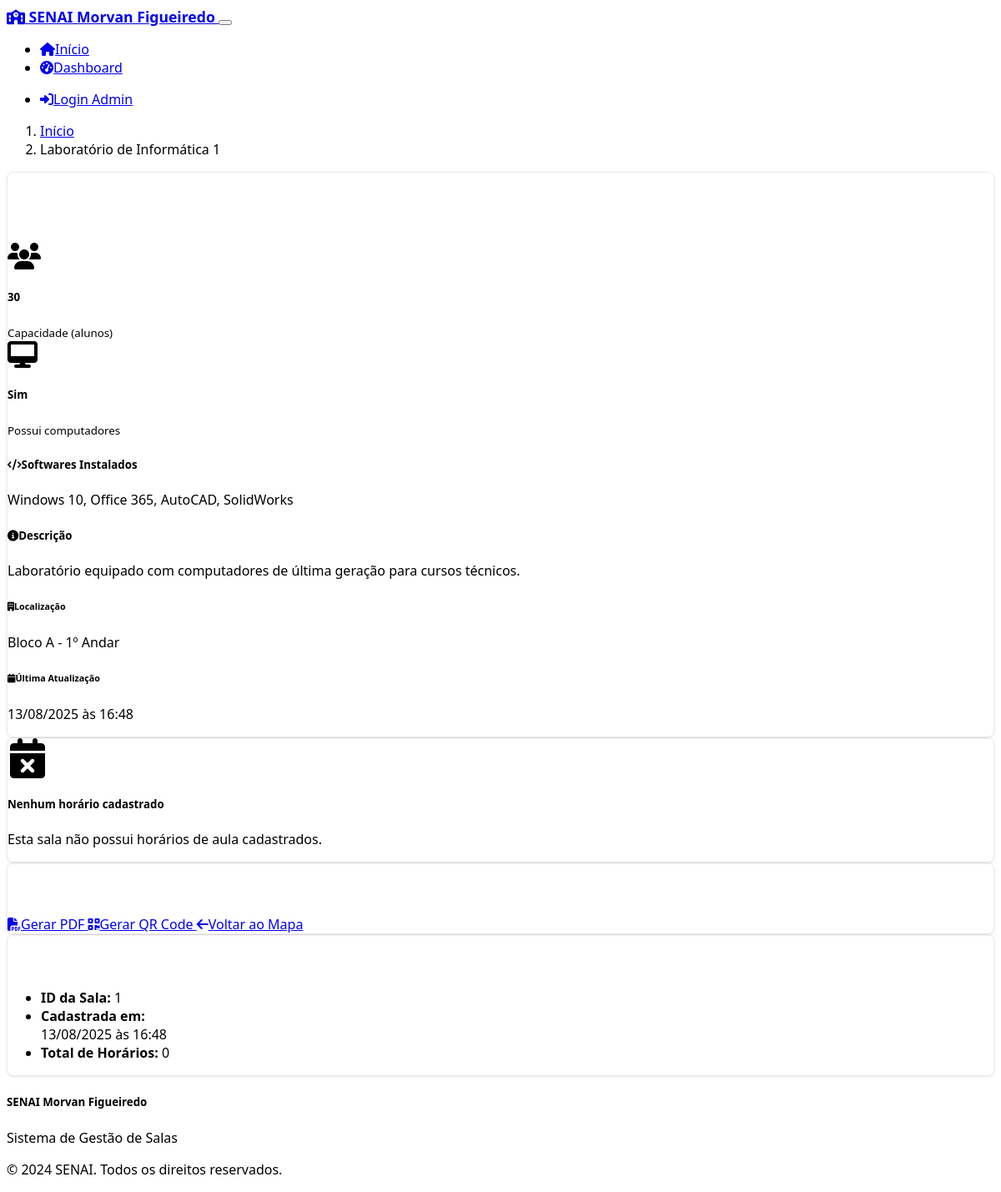
/classroom/1, run on an earlier commit of the app's database.
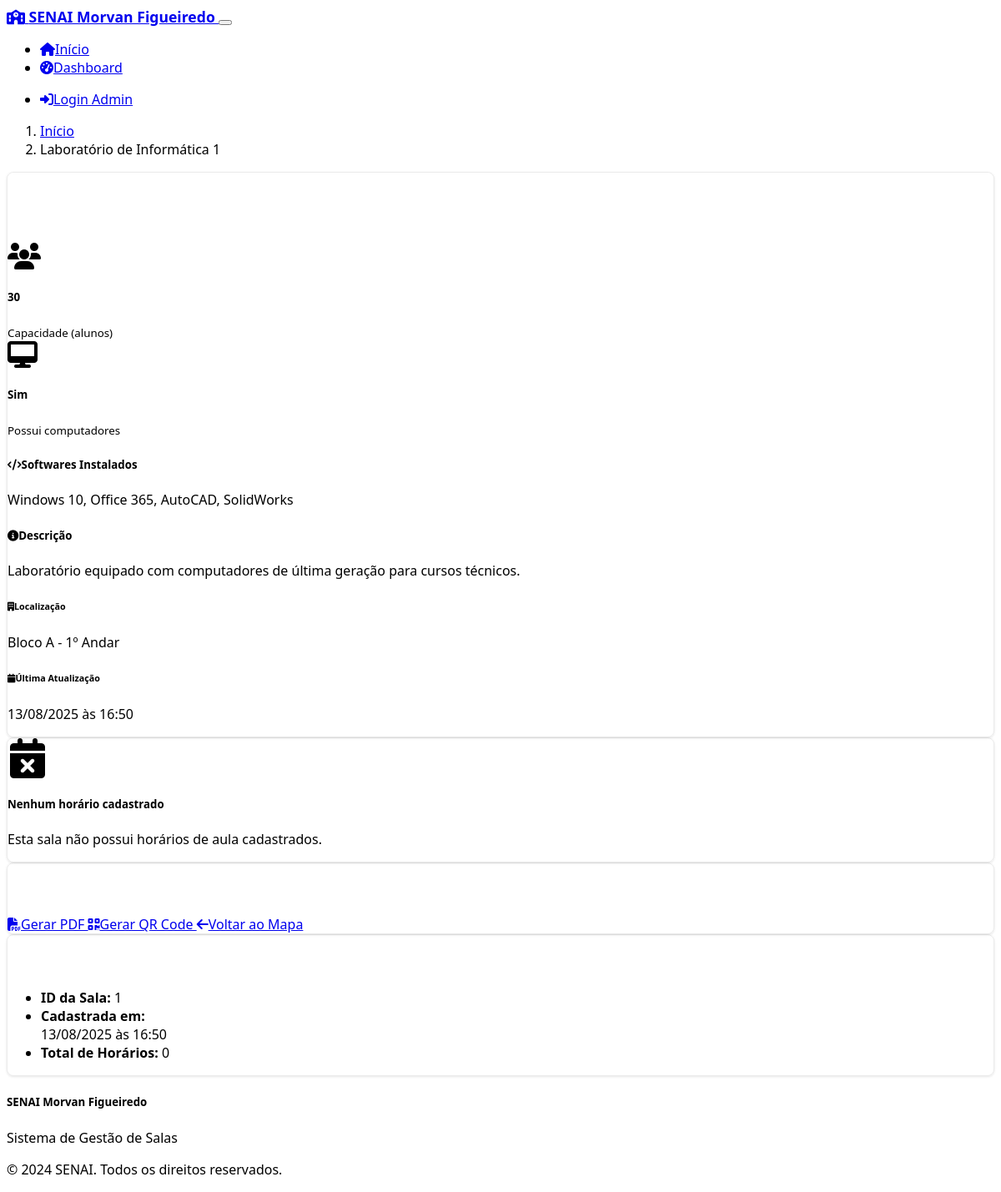
And on a later commit of the database.
### models.py (models this page shows, shortened)
class Classroom(db.Model):
    id = db.Column(db.Integer, primary_key=True)
    name = db.Column(db.String(100), nullable=False)
    capacity = db.Column(db.Integer, nullable=False)
    has_computers = db.Column(db.Boolean, default=False)
    software = db.Column(db.Text, default='')
    description = db.Column(db.Text, default='')
    floor = db.Column(db.Integer, nullable=False)
    block = db.Column(db.String(10), nullable=False)
    image_url = db.Column(db.String(255), default='')
    created_at = db.Column(db.DateTime, default=datetime.utcnow)
    updated_at = db.Column(db.DateTime, default=datetime.utcnow, onupdate=datetime.utcnow)
    schedules = db.relationship('Schedule', backref='classroom', lazy=True, cascade='all, delete-orphan')

### routes.py (the view)
@app.route('/classroom/<int:classroom_id>')
def classroom_detail(classroom_id):
    classroom = Classroom.query.get_or_404(classroom_id)
    schedules = Schedule.query.filter_by(classroom_id=classroom_id, is_active=True).all()
    return render_template('classroom.html', classroom=classroom, schedules=schedules)

### templates/classroom.html (shortened to what this page needs)
{% extends "base.html" %}
{% block content %}
<div class="container">
    <div class="row">
        <div class="col-12">
            <nav aria-label="breadcrumb">
                <ol class="breadcrumb">
                    <li class="breadcrumb-item"><a href="{{ url_for('index') }}">Início</a></li>
                    <li class="breadcrumb-item active">{{ classroom.name }}</li>
                </ol>
            </nav>
        </div>
    </div>
    <div class="row">
        <div class="col-lg-8">
            <div class="card">
                <div class="card-header d-flex justify-content-between align-items-center">
                    <h3 class="mb-0"><i class="fas fa-door-open me-2 text-primary"></i>{{ classroom.name }}</h3>
                    <span class="badge bg-primary fs-6">{{ classroom.block }}{{ classroom.floor }}</span>
                </div>
                <div class="card-body">
                    <div class="row mb-4">
                        <div class="col-md-6">
                            <div class="d-flex align-items-center mb-3">
                                <i class="fas fa-users fa-2x text-info me-3"></i>
                                <div>
                                    <h5 class="mb-0">{{ classroom.capacity }}</h5>
                                    <small class="text-muted">Capacidade (alunos)</small>
                                </div>
                            </div>
                        </div>
                        <div class="col-md-6">
                            <div class="d-flex align-items-center mb-3">
                                {% if classroom.has_computers %}
                                    <i class="fas fa-desktop fa-2x text-success me-3"></i>
                                    <div>
                                        <h5 class="mb-0 text-success">Sim</h5>
                                        <small class="text-muted">Possui computadores</small>
                                    </div>
                                {% else %}
                                    <i class="fas fa-times fa-2x text-danger me-3"></i>
                                    <div>
                                        <h5 class="mb-0 text-danger">Não</h5>
                                        <small class="text-muted">Possui computadores</small>
                                    </div>
                                {% endif %}
                            </div>
                        </div>
                    </div>
                    {% if classroom.software %}
                    <div class="mb-4">
                        <h5><i class="fas fa-code me-2"></i>Softwares Instalados</h5>
                        <div class="bg-light p-3 rounded">
                            {{ classroom.software }}
                        </div>
                    </div>
                    {% endif %}
                    {% if classroom.description %}
                    <div class="mb-4">
                        <h5><i class="fas fa-info-circle me-2"></i>Descrição</h5>
                        <div class="bg-light p-3 rounded">
                            {{ classroom.description }}
                        </div>
                    </div>
                    {% endif %}
                    <div class="row">
                        <div class="col-md-6">
                            <h6><i class="fas fa-building me-2"></i>Localização</h6>
                            <p>Bloco {{ classroom.block }} - {{ classroom.floor }}º Andar</p>
                        </div>
                        <div class="col-md-6">
                            <h6><i class="fas fa-calendar me-2"></i>Última Atualização</h6>
                            <p>{{ classroom.updated_at.strftime('%d/%m/%Y às %H:%M') if classroom.updated_at else 'Não informado' }}</p>
                        </div>
                    </div>
                </div>
            </div>
            {% if schedules %}
            <div class="card mt-4">
                <div class="card-header">
                    <h5 class="mb-0"><i class="fas fa-calendar-alt me-2"></i>Horários de Aula</h5>
                </div>
                <div class="card-body">
                    <div class="table-responsive">
                        <table class="table table-striped">
                            <thead>
                                <tr>
                                    <th>Dia</th>
                                    <th>Turno</th>
                                    <th>Horário</th>
                                    <th>Curso</th>
                                    <th>Instrutor</th>
                                </tr>
                            </thead>
                            <tbody>
                                {% for schedule in schedules %}
                                <tr>
                                    <td>{{ schedule.to_dict()['day_name'] }}</td>
                                    <td>
                                        <span class="badge bg-secondary">
                                            {% if schedule.shift == 'morning' %}Manhã
                                            {% elif schedule.shift == 'afternoon' %}Tarde
                                            {% elif schedule.shift == 'fullday' %}Integral
                                            {% elif schedule.shift == 'night' %}Noite
                                            {% endif %}
                                        </span>
                                    </td>
                                    <td>{{ schedule.start_time }} - {{ schedule.end_time }}</td>
                                    <td>{{ schedule.course_name }}</td>
                                    <td>{{ schedule.instructor or 'Não informado' }}</td>
                                </tr>
                                {% endfor %}
                            </tbody>
                        </table>
                    </div>
                </div>
            </div>
            {% else %}
            <div class="card mt-4">
                <div class="card-body text-center">
                    <i class="fas fa-calendar-times fa-3x text-muted mb-3"></i>
                    <h5>Nenhum horário cadastrado</h5>
                    <p class="text-muted">Esta sala não possui horários de aula cadastrados.</p>
                </div>
            </div>
            {% endif %}
        </div>
        <div class="col-lg-4">
            <div class="card">
                <div class="card-header">
                    <h5 class="mb-0"><i class="fas fa-cogs me-2"></i>Ações</h5>
                </div>
                <div class="card-body">
                    <div class="d-grid gap-2">
                        <a href="{{ url_for('generate_pdf', classroom_id=classroom.id) }}" class="btn btn-outline-primary">
                            <i class="fas fa-file-pdf me-2"></i>Gerar PDF
                        </a>
                        <a href="{{ url_for('generate_qr', classroom_id=classroom.id) }}" class="btn btn-outline-secondary">
                            <i class="fas fa-qrcode me-2"></i>Gerar QR Code
                        </a>
                        <a href="{{ url_for('index') }}" class="btn btn-outline-dark">
                            <i class="fas fa-arrow-left me-2"></i>Voltar ao Mapa
                        </a>
                    </div>
                </div>
            </div>
            <div class="card mt-3">
                <div class="card-header">
                    <h6 class="mb-0"><i class="fas fa-info-circle me-2"></i>Informações Rápidas</h6>
                </div>
                <div class="card-body">
                    <ul class="list-unstyled mb-0">
                        <li class="mb-2">
                            <strong>ID da Sala:</strong> {{ classroom.id }}
                        </li>
                        <li class="mb-2">
                            <strong>Cadastrada em:</strong><br>
                            {{ classroom.created_at.strftime('%d/%m/%Y às %H:%M') if classroom.created_at else 'Não informado' }}
                        </li>
                        <li class="mb-2">
                            <strong>Total de Horários:</strong> {{ schedules|length }}
                        </li>
                    </ul>
                </div>
            </div>
        </div>
    </div>
</div>
{% endblock %}

### templates/base.html (shortened to what this page needs)
<!DOCTYPE html>
<html lang="pt-BR" data-bs-theme="dark">
<head>
    <link href="https://cdn.replit.com/agent/bootstrap-agent-dark-theme.min.css" rel="stylesheet">
    <link href="https://cdnjs.cloudflare.com/ajax/libs/font-awesome/6.4.0/css/all.min.css" rel="stylesheet">
    <link href="{{ url_for('static', filename='css/custom.css') }}" rel="stylesheet">
</head>
<body>
    <nav class="navbar navbar-expand-lg navbar-dark bg-primary">
        <div class="container">
            <a class="navbar-brand" href="{{ url_for('index') }}">
                <i class="fas fa-school me-2"></i>
                SENAI Morvan Figueiredo
            </a>
            <button class="navbar-toggler" type="button" data-bs-toggle="collapse" data-bs-target="#navbarNav">
            </button>
            <div class="collapse navbar-collapse" id="navbarNav">
                <ul class="navbar-nav me-auto">
                    <li class="nav-item">
                        <a class="nav-link" href="{{ url_for('index') }}">
                            <i class="fas fa-home me-1"></i>Início
                        </a>
                    </li>
                    <li class="nav-item">
                        <a class="nav-link" href="{{ url_for('dashboard') }}">
                            <i class="fas fa-tachometer-alt me-1"></i>Dashboard
                        </a>
                    </li>
                </ul>
                <ul class="navbar-nav">
                    {% if session.admin_authenticated %}
                    <li class="nav-item dropdown">
                        <a class="nav-link dropdown-toggle" href="#" role="button" data-bs-toggle="dropdown">
                            <i class="fas fa-download me-1"></i>Relatórios
                        </a>
                        <ul class="dropdown-menu">
                            <li><a class="dropdown-item" href="{{ url_for('generate_general_report_route') }}">
                                <i class="fas fa-file-pdf me-2"></i>Relatório Geral
                            </a></li>
                            <li><a class="dropdown-item" href="{{ url_for('generate_availability_report_route') }}">
                                <i class="fas fa-calendar me-2"></i>Horários Disponíveis
                            </a></li>
                        </ul>
                    </li>
                    <li class="nav-item">
                        <a class="nav-link" href="{{ url_for('logout') }}">
                            <i class="fas fa-sign-out-alt me-1"></i>Sair
                        </a>
                    </li>
                    {% else %}
                    <li class="nav-item">
                        <a class="nav-link" href="{{ url_for('login') }}">
                            <i class="fas fa-sign-in-alt me-1"></i>Login Admin
                        </a>
                    </li>
                    {% endif %}
                </ul>
            </div>
        </div>
    </nav>
    <main class="py-4">
        {% block content %}{% endblock %}
    </main>
    <footer class="bg-dark text-light py-4 mt-5">
        <div class="container">
            <div class="row">
                <div class="col-md-6">
                    <h5>SENAI Morvan Figueiredo</h5>
                    <p class="mb-0">Sistema de Gestão de Salas</p>
                </div>
                <div class="col-md-6 text-md-end">
                    <p class="mb-0">© 2024 SENAI. Todos os direitos reservados.</p>
                </div>
            </div>
        </div>
    </footer>
</body>
</html>

### static/css/custom.css (style rules this page uses)
:root { --senai-blue: #1e3a8a; --senai-light-blue: #3b82f6; --senai-green: #10b981; --senai-orange: #f59e0b; --senai-red: #ef4444; }
body { font-family: 'Segoe UI', Tahoma, Geneva, Verdana, sans-serif; }
.navbar-brand { font-weight: 600; font-size: 1.1rem; }
.card { border: 1px solid rgba(0,0,0,0.08); box-shadow: 0 1px 3px rgba(0,0,0,0.1); transition: transform 0.2s ease-in-out, box-shadow 0.2s ease-in-out; border-radius: 8px; }
.card-header { background: linear-gradient(135deg, var(--bs-primary) 0%, var(--bs-primary-dark) 100%); border-bottom: none; color: white; }
.badge { font-size: 0.75rem; padding: 0.5em 0.75em; }
footer { margin-top: auto; }
[data-bs-theme="dark"] .bg-light { background-color: var(--bs-dark) !important; color: var(--bs-light); }

What changed in the data, as far as the page shows it:
changed Classroom "Laboratório de Informática 1": updated_at "13/08/2025 às 16:48" → "13/08/2025 às 16:50"; created_at "13/08/2025 às 16:48" → "13/08/2025 às 16:50"
